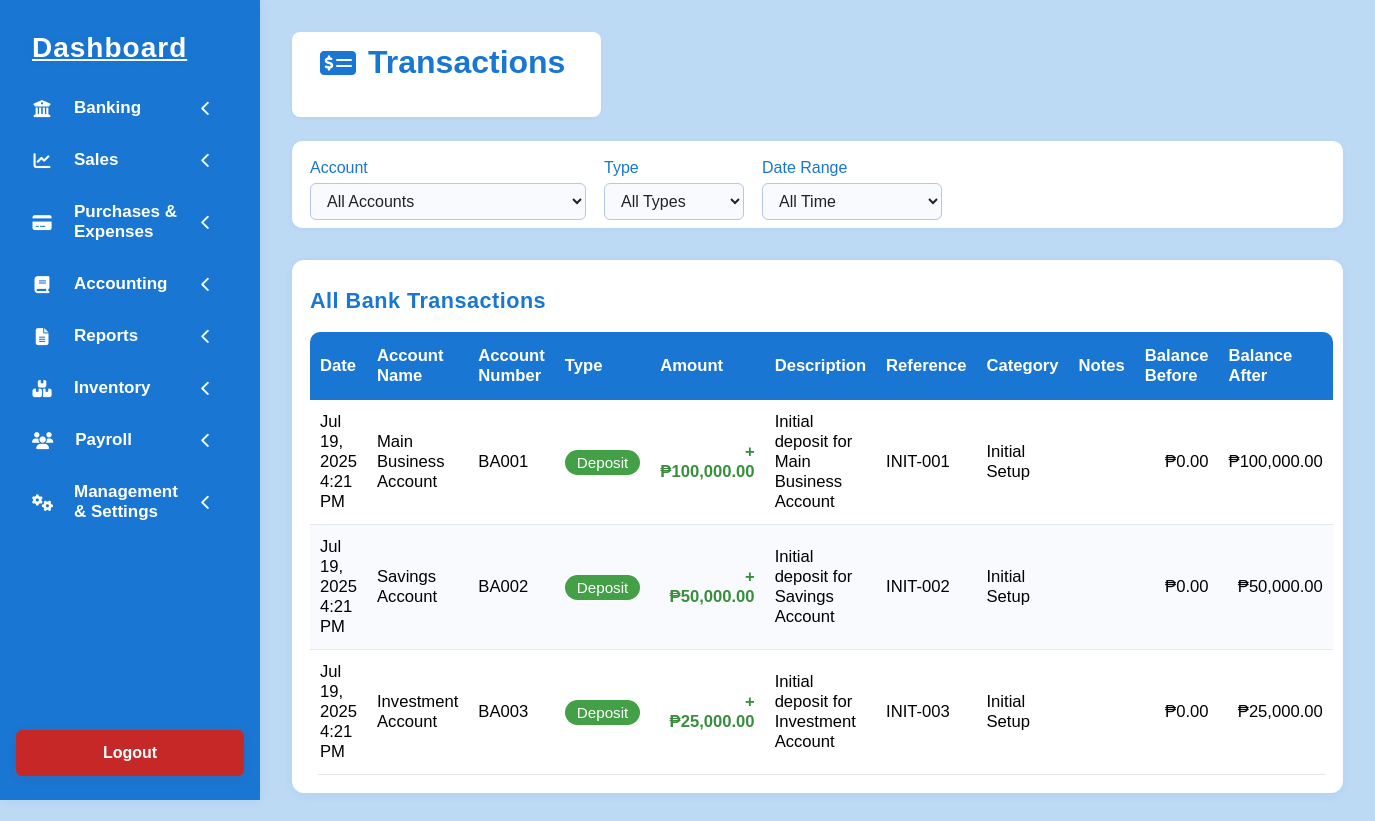
The page /Banking_files/Transaction_form.php on the database as committed earlier.
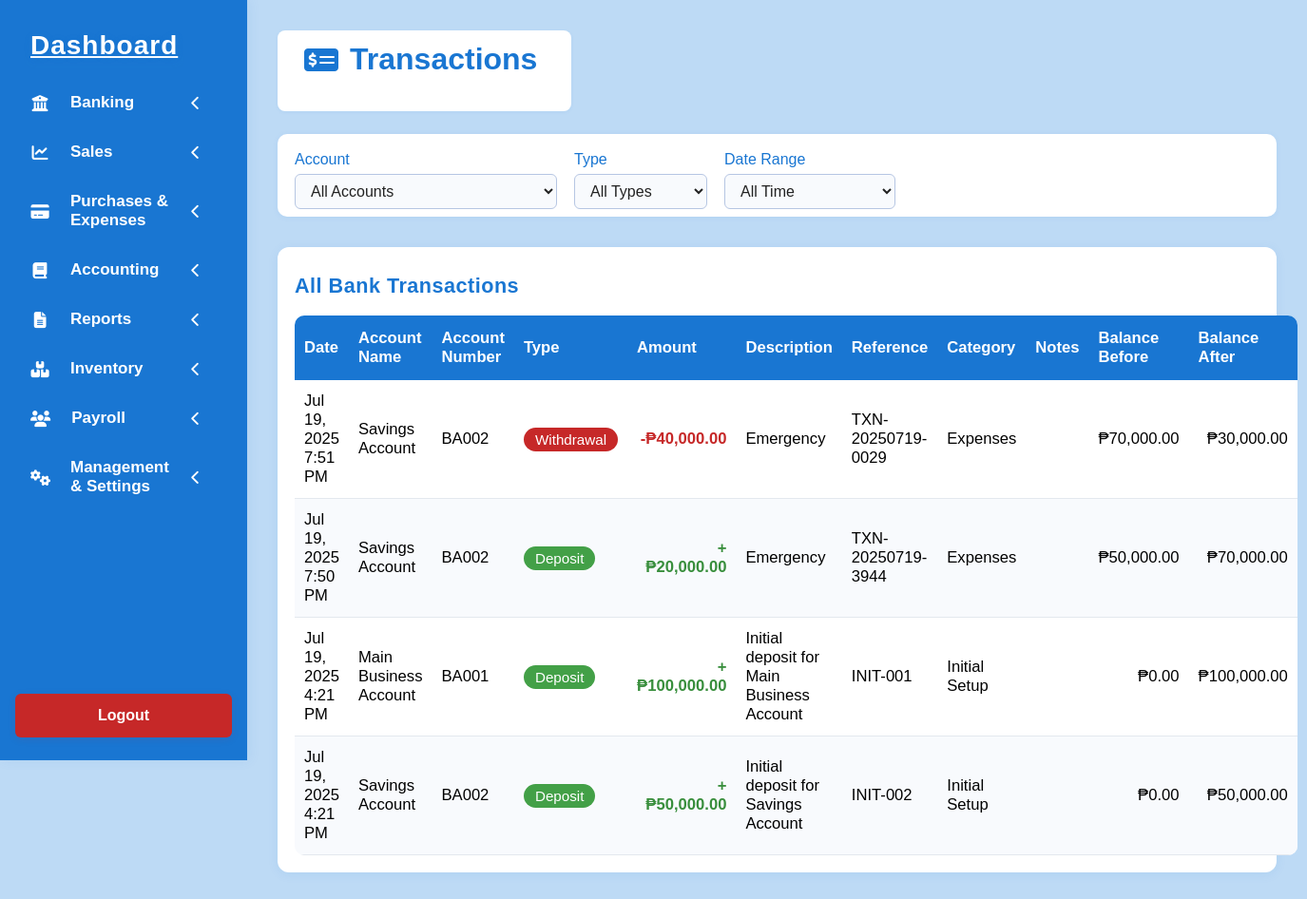
The same page on the database as committed later.
### tables this page shows
CREATE TABLE `bank_transactions` (
  `id` int(11) NOT NULL,
  `bank_account_id` int(11) NOT NULL,
  `transaction_type` enum('deposit','withdrawal','transfer_in','transfer_out','fee','interest','adjustment') NOT NULL,
  `amount` decimal(15,2) NOT NULL,
  `balance_before` decimal(15,2) NOT NULL,
  `balance_after` decimal(15,2) NOT NULL,
  `description` varchar(255) NOT NULL,
  `reference_number` varchar(100) DEFAULT NULL,
  `transaction_date` datetime NOT NULL DEFAULT current_timestamp(),
  `category` varchar(100) DEFAULT NULL,
  `notes` text DEFAULT NULL,
  `user_id` int(11) DEFAULT NULL,
  `related_transaction_id` int(11) DEFAULT NULL,
  `status` enum('pending','completed','cancelled','failed') DEFAULT 'completed',
  `created_at` timestamp NOT NULL DEFAULT current_timestamp()
);

CREATE TABLE `bank_accounts` (
  `id` int(11) NOT NULL,
  `account_name` varchar(100) NOT NULL,
  `account_number` varchar(50) DEFAULT NULL,
  `account_type` enum('checking','savings','business','investment') DEFAULT 'checking',
  `initial_balance` decimal(15,2) NOT NULL DEFAULT 0.00,
  `current_balance` decimal(15,2) NOT NULL DEFAULT 0.00,
  `currency` varchar(10) DEFAULT 'PHP',
  `description` text DEFAULT NULL,
  `status` enum('active','inactive','closed') DEFAULT 'active',
  `created_at` timestamp NOT NULL DEFAULT current_timestamp(),
  `updated_at` timestamp NOT NULL DEFAULT current_timestamp() ON UPDATE current_timestamp()
);

### Banking_files/Transaction_form.php (the view, shortened to what the changed rows need)
<?php include '../dashboard_things/sidebar_form.php'; ?>
<?php
include '../includes_files/connection.php';
$where = [];
$where_sql = $where ? 'WHERE ' . implode(' AND ', $where) : '';
$sql = "SELECT bt.*, ba.account_name, ba.account_number FROM bank_transactions bt JOIN bank_accounts ba ON bt.bank_account_id = ba.id $where_sql ORDER BY bt.transaction_date DESC";
$stmt = $conn->prepare($sql);
$stmt->execute();
$result = $stmt->get_result();
?>
<!DOCTYPE html>
<html lang="en">
<head>
    <link rel="stylesheet" href="transaction.css">
</head>
<body>
    <div class="main-content">
        <div class="section-title-box">
            <h1 class="section-title"><i class="fa-solid fa-money-check-dollar"></i> Transactions</h1>
        </div>
        <div class="transactions-table-container">
            <h2 class="transactions-table-title">All Bank Transactions</h2>
            <table class="transactions-table">
                <thead>
                    <tr>
                        <th>Date</th>
                        <th>Account Name</th>
                        <th>Account Number</th>
                        <th>Type</th>
                        <th>Amount</th>
                        <th>Description</th>
                        <th>Reference</th>
                        <th>Category</th>
                        <th>Notes</th>
                        <th>Balance Before</th>
                        <th>Balance After</th>
                    </tr>
                </thead>
                <tbody>
                <?php if ($result && $result->num_rows > 0): ?>
                    <?php while($row = $result->fetch_assoc()): ?>
                        <tr>
                            <td><?= htmlspecialchars(date('M j, Y g:i A', strtotime($row['transaction_date']))) ?></td>
                            <td><?= htmlspecialchars($row['account_name']) ?></td>
                            <td><?= htmlspecialchars($row['account_number']) ?></td>
                            <td>
                                <?php
                                $type = $row['transaction_type'];
                                $typeIcon = [
                                    'deposit' => '<i class="fa-solid fa-arrow-down"></i>',
                                    'withdrawal' => '<i class="fa-solid fa-arrow-up"></i>',
                                    'transfer_in' => '<i class="fa-solid fa-arrow-right-arrow-left"></i>',
                                    'transfer_out' => '<i class="fa-solid fa-arrow-right-arrow-left"></i>',
                                    'fee' => '<i class="fa-solid fa-receipt"></i>',
                                    'interest' => '<i class="fa-solid fa-percent"></i>',
                                    'adjustment' => '<i class="fa-solid fa-sliders"></i>',
                                ];
                                $typeLabel = [
                                    'deposit' => 'Deposit',
                                    'withdrawal' => 'Withdrawal',
                                    'transfer_in' => 'Transfer In',
                                    'transfer_out' => 'Transfer Out',
                                    'fee' => 'Fee',
                                    'interest' => 'Interest',
                                    'adjustment' => 'Adjustment',
                                ];
                                $badgeClass = 'type-badge ' . $type;
                                echo '<span class="' . $badgeClass . '">' . ($typeIcon[$type] ?? '') . ($typeLabel[$type] ?? ucfirst($type)) . '</span>';
                                ?>
                            </td>
                            <td style="text-align:right; color:<?= ($row['transaction_type']==='deposit'||$row['transaction_type']==='transfer_in') ? '#388e3c' : '#c62828' ?>; font-weight:600;">
                                <?= ($row['transaction_type']==='deposit'||$row['transaction_type']==='transfer_in') ? '+' : '-' ?>₱<?= number_format($row['amount'], 2) ?>
                            </td>
                            <td><?= htmlspecialchars($row['description']) ?></td>
                            <td><?= htmlspecialchars($row['reference_number']) ?></td>
                            <td><?= htmlspecialchars($row['category']) ?></td>
                            <td><?= htmlspecialchars($row['notes']) ?></td>
                            <td style="text-align:right;">₱<?= number_format($row['balance_before'], 2) ?></td>
                            <td style="text-align:right;">₱<?= number_format($row['balance_after'], 2) ?></td>
                        </tr>
                    <?php endwhile; ?>
                <?php else: ?>
                    <tr><td colspan="11">No transactions found.</td></tr>
                <?php endif; ?>
                </tbody>
            </table>
        </div>
    </div>
</body>
</html>

Rows that differ between the two databases and show on the page:
removed bank_transactions: transaction_date "Jul 19, 2025 4:21 PM", bank_account.account_name "Investment Account", bank_account.account_number "BA003", transaction_type "Deposit", amount "25,000.00", description "Initial deposit for Investment Account", reference_number "INIT-003", category "Initial Setup", balance_before "0.00", balance_after "25,000.00"
added bank_transactions: transaction_date "Jul 19, 2025 7:51 PM", bank_account.account_name "Savings Account", bank_account.account_number "BA002", transaction_type "Withdrawal", amount "40,000.00", description "Emergency", reference_number "TXN-20250719-0029", category "Expenses", balance_before "70,000.00", balance_after "30,000.00"
added bank_transactions: transaction_date "Jul 19, 2025 7:50 PM", bank_account.account_name "Savings Account", bank_account.account_number "BA002", transaction_type "Deposit", amount "20,000.00", description "Emergency", reference_number "TXN-20250719-3944", category "Expenses", balance_before "50,000.00", balance_after "70,000.00"
